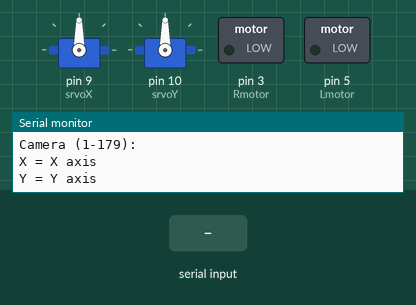
This sketch was run on a simulated Arduino Uno, built with avr-gcc and run on an emulated ATmega328P. Shown: 2 × servo, switched loads named in the sketch (green lamp = pin HIGH), the last lines printed to the serial monitor. The test bench sets the inputs (shaded band).

Above: at 1.2 s.
1.3 s: "R90\n" received over Serial
At 2.5 s:
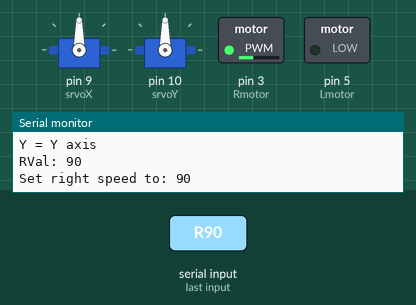
2.8 s: "L90\n" received over Serial
At 3.6 s:
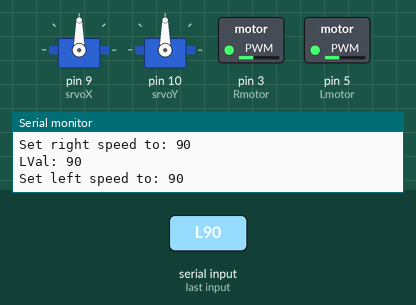
4.3 s: "R" received over Serial
At 6.5 s:
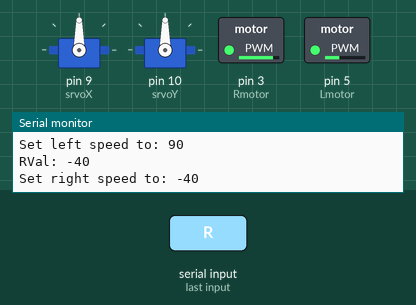
6.8 s: "L" received over Serial
At 8.5 s:
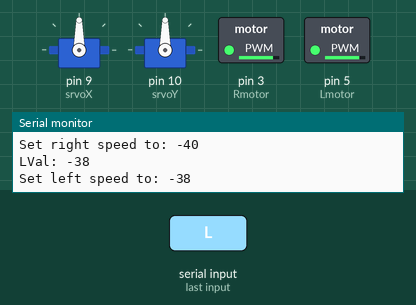
9.3 s: "R,45\n" received over Serial
At 9.8 s:
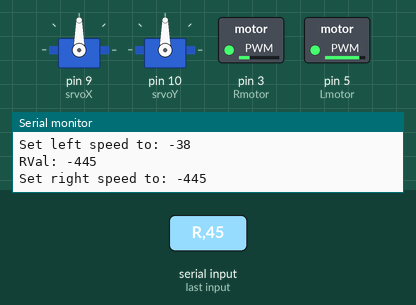
Timing chart, 0 to 11.8 s (numbered marks = the images above; inputs shaded):
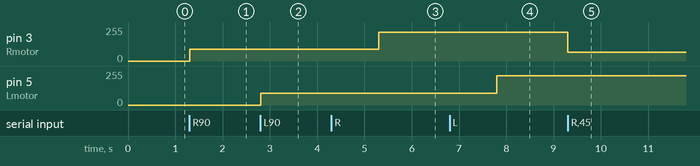

The sketch:

BotControl.ino
```cpp
//Pi bot control. Camera X/Y and motors.

#include <Servo.h>

Servo srvoX;
Servo srvoY;
int Rmotor=3;
int Lmotor=5;

void setup() {
  pinMode(Rmotor,OUTPUT);
  pinMode(Lmotor,OUTPUT);
  srvoX.attach(9);
  srvoY.attach(10);
  Serial.begin(9600);
  while(!Serial);
  Serial.println("Ready to receive!\nMotors (0-245):\nL = Left motor\nR = Right motor\nCamera (1-179):\nX = X axis\nY = Y axis\n");
}

void loop() {
  if(Serial.available()>0){
    byte inp[4];
    String pos;
    int val;
    char ind;
    Serial.readBytes(inp,4);
    ind=inp[0];
    for(int y=1;y<4;y++){
      pos+=inp[y]-'0';
    }
    val=pos.toInt();
    Serial.print(ind);
    Serial.println("Val: "+String(val));
    /*
    byte rawdata[2];
    Serial.readBytes(rawdata,2);
    char ind=char(rawdata[0]);
    int val=int(rawdata[1]);
    Serial.println("Got passed: "+String(rawdata[0]));

      char ind=char(Serial.parseInt());
      int val=Serial.parseInt();
      Serial.println("Ind: "+ind);
      Serial.println("Val: "+String(val));
    */
    if(ind=='R'){
      analogWrite(Rmotor,val);
      Serial.println("Set right speed to: "+String(val));
    }
    else if(ind=='L'){
      analogWrite(Lmotor,val);
      Serial.println("Set left speed to: "+String(val));
    }
    else if(ind=='X'&&(val>0&&val<179)){
      srvoX.write(val);
      Serial.println("Cam X axis to: "+String(val));
      delay(2);
    }
    else if(ind=='Y'&&(val>0&&val<179)){
      srvoY.write(val);
      Serial.println("Cam Y axis to: "+String(val));
      delay(2);
    }
    else if(ind=='E'){
      srvoX.write(90);
      srvoY.write(90);
      analogWrite(Rmotor,0);
      analogWrite(Lmotor,0);
      Serial.println("All reset");
    }
    else{
      Serial.println("No correct indicator char found");
    }
  }
}


//Written by Donutnz
```

Measured:
- after the input at 1.3 s, pin 3 (Rmotor): 0/255 → 90/255 at once
- after the input at 2.8 s, pin 5 (Lmotor): 0/255 → 90/255 at once
- after the input at 4.3 s, pin 3 (Rmotor): 90/255 → 216/255 after 1.0 s
- after the input at 6.8 s, pin 5 (Lmotor): 90/255 → 218/255 after 1.0 s
- after the input at 9.3 s, pin 3 (Rmotor): 216/255 → 67/255 at once
